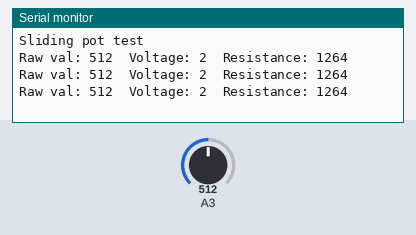
Simulated run of this sketch. Board: Arduino Leonardo, built with avr-gcc and run on an emulated ATmega32U4. On the bench: the last lines printed to the serial monitor. The inputs (shaded band) are chosen by the test bench; at power-on: A3 = 512.

Above: at 1.3 s.
1.4 s: A3 set to 716
At 1.9 s:
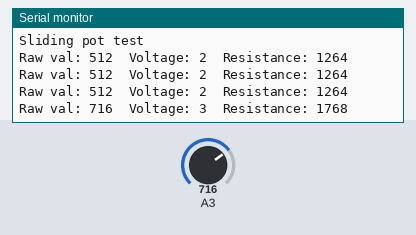
2.9 s: A3 set to 900
At 3.4 s:
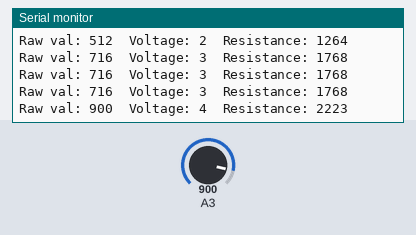
Timing chart, 0 to 5.9 s (numbered marks = the images above; inputs shaded):
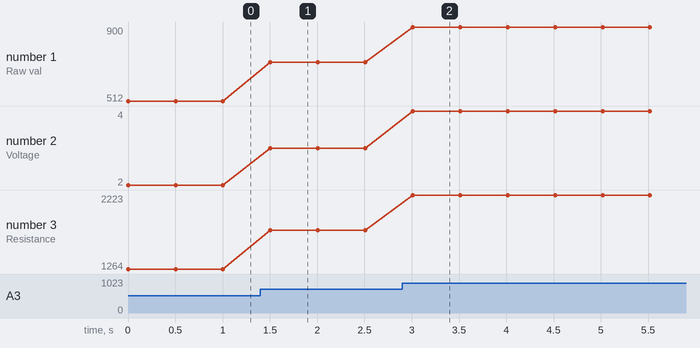

Measured:
- after the input at 1.4 s, the serial monitor: prints a new line after 0.11 s (image 1)
- after the input at 2.9 s, the serial monitor: prints a new line after 0.11 s (image 2)
- plotted number 1: 512 → 716 after the input at 1.4 s, 716 → 900 after the input at 2.9 s
- plotted number 2: 2 → 3 after the input at 1.4 s, 3 → 4 after the input at 2.9 s
- plotted number 3: 1264 → 1768 after the input at 1.4 s, 1768 → 2223 after the input at 2.9 s

The sketch:

LinearSliding10KPot.ino
```cpp
// AUTHOR: Me
// PURPOSE: Testing pinout and readings of sliding linear 10K pot
// TESTED ON/WORKS WITH: Leonardo

int val1 = 0;
int val2 = 0;
int val3 = 0;
void setup() {
  // put your setup code here, to run once:
  Serial.begin(9600);

  pinMode(A3, INPUT_PULLUP);
  Serial.println("Sliding pot test");
}

void loop() {
  // put your main code here, to run repeatedly:
  val1 = analogRead(A3);
  val2 = (val1 * 5.0) / 1024.0;
  val3 = 5000.0 * (val1 / 2024.0);

  Serial.print("Raw val: ");
  Serial.print(val1);
  Serial.print("\tVoltage: ");
  Serial.print(val2);
  Serial.print("\tResistance: ");
  Serial.print(val3);
  Serial.println();
  delay(500);
}
```
